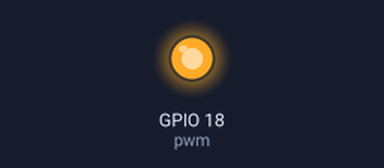
The program below on a simulated Raspberry Pi (BCM pin numbers). Shown: output pins drawn as LEDs (lit = HIGH). System figures (address, load, memory, disk, uptime) are fixed made-up values.

Above: at 0.1 s.
Timing chart, 0 to 1.6 s (numbered marks = the images above):
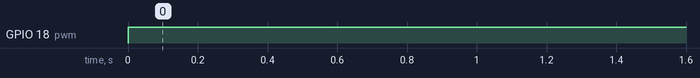

Measured:
- by itself, GPIO 18 (pwm): LOW → HIGH at 0.00 s

The program:

fan.py
```python
import platform
import psutil
import time
import RPi.GPIO as GPIO


if __name__ == "__main__":
    GPIO.setmode(GPIO.BCM)
    GPIO.setup(18, GPIO.OUT)
    pwm = GPIO.PWM(18, 1000)
    try:
        pwm.start(0)
        while True:
            pwm.ChangeDutyCycle(max(min(psutil.cpu_percent(), 10), 80)+20) # 10-80 + 20 => (30%-100%)
            time.sleep(5)
    except:
        pass
    pwm.stop()
```
